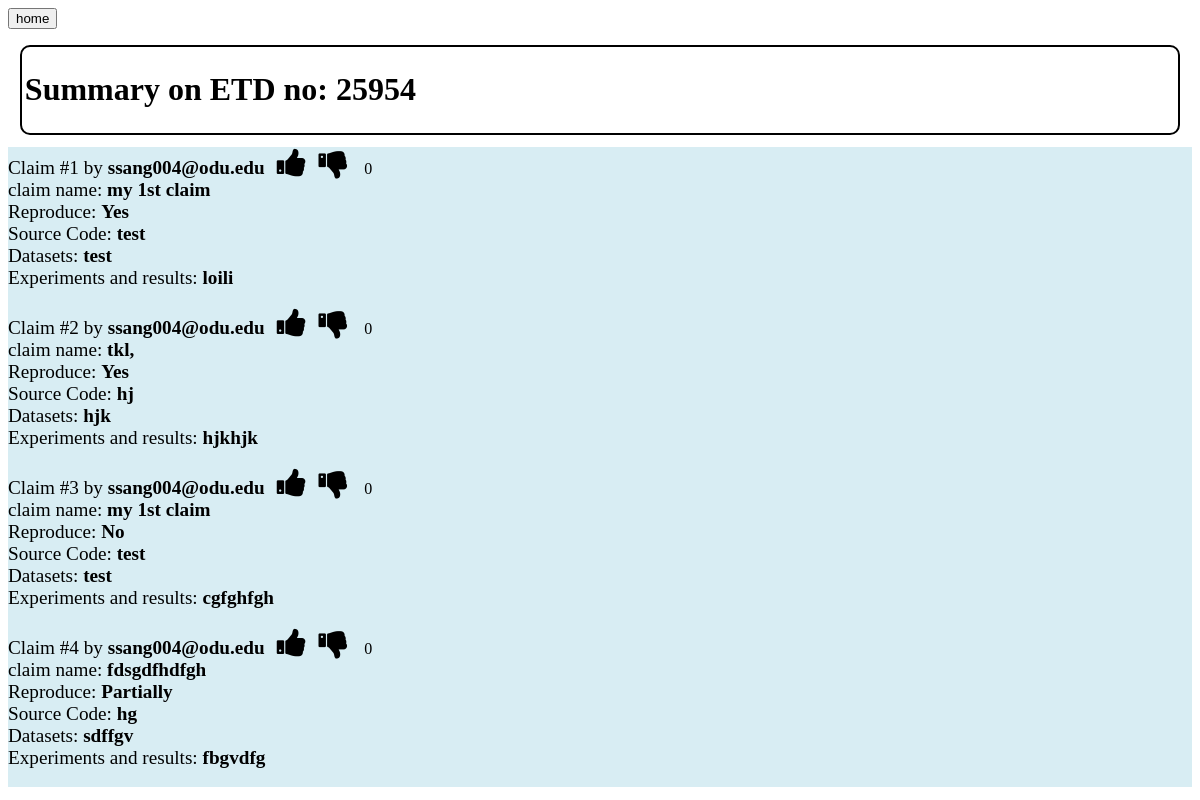
The page /summary.php?handleId=25954 on the database its author committed.
### tables this page shows
CREATE TABLE `claims` (
  `user_email` longtext NOT NULL,
  `claim_name` longtext NOT NULL,
  `reproduce` longtext NOT NULL,
  `sourcecode` longtext NOT NULL,
  `datasets` longtext NOT NULL,
  `expresults` text NOT NULL,
  `timestamp` timestamp NOT NULL DEFAULT current_timestamp(),
  `handleId` bigint(8) NOT NULL,
  `claim_number` bigint(255) NOT NULL
);

### summary.php (the view, shortened to what this page needs)
<html>
<head>
<link rel="stylesheet" href="https://cdnjs.cloudflare.com/ajax/libs/font-awesome/4.7.0/css/font-awesome.min.css">
</head>
<form action="home.php" style="left-margin: 90%;"><input type="submit" value="home"></form>
<div style='border: 2px solid black; margin: 1%; border-radius: 10px; padding: 3px;'>
<?php
  global $dbc;
if(isset($_GET['handleId'])){
echo "<h1> Summary on ETD no: ". $_GET['handleId'];
}
else{
  echo "page not available";
}
 ?>
</div>
<?php
$email = $_SESSION['email'];
if(isset($_GET['handleId'])){
$handleId = $_GET['handleId'];
$select= "select * from claims where handleId='$handleId'";
$run_select = mysqli_query($dbc,$select);
$i=0;
echo "<div style=\" background-color:#d8edf3\">";
while($row = mysqli_fetch_array($run_select)){
  $i=$i+1;
  $select_like_dislike = "select * from like_dislike where user_email='$email' and handleId='$handleId' and claim_number='$i'";
  $run_select_like_dislike = mysqli_query($dbc,$select_like_dislike);
  $select_both_zeros = "select * from like_dislike where user_email='$email' and handleId='$handleId' and claim_number='$i' and like_claim=0 and dislike_claim=0";
  $result_both_zeros = mysqli_query($dbc,$select_both_zeros);
  echo "<div style=\"width:800px; marigin-left: 3%; \">";
    echo "<span style=\"font-size:120%;\"> Claim #".$i." by <b>".$row['user_email']."</b></span>";
    if(mysqli_num_rows($run_select_like_dislike)==0 or mysqli_num_rows($result_both_zeros)==1){
    echo "&nbsp; &nbsp;<i class=\"fa fa-thumbs-up fa-2x like-up\" id='$i' name='$handleId'></i>&nbsp; &nbsp;<i class=\"fa fa-thumbs-down fa-2x like-down\" id='$i' name='$handleId'></i> &nbsp; &nbsp;0<br>";
    }
    echo "<span style=\"font-size:120%;\"> claim name: <b>".$row['claim_name']."</b></span><br>";
    echo "<span style=\"font-size:120%;\"> Reproduce: <b>".$row['reproduce']."</b></span><br>";
    echo "<span style=\"font-size:120%;\"> Source Code: <b>".$row['sourcecode']."</b></span><br>";
    echo "<span style=\"font-size:120%;\"> Datasets: <b>".$row['datasets']."</b></span><br>";
    echo "<span style=\"font-size:120%;\"> Experiments and results: <b>".$row['expresults']."</b></span><br>";
echo "</div> <br>";
}
echo "</div>";
}
 ?>
</html>

### rows shown on the page
claims: user_email "ssang004@odu.edu", claim_name "my 1st claim", reproduce "Yes", sourcecode "test", datasets "test", expresults "loili"
claims: user_email "ssang004@odu.edu", claim_name "tkl,", reproduce "Yes", sourcecode "hj", datasets "hjk", expresults "hjkhjk"
claims: user_email "ssang004@odu.edu", claim_name "my 1st claim", reproduce "No", sourcecode "test", datasets "test", expresults "cgfghfgh"
claims: user_email "ssang004@odu.edu", claim_name "fdsgdfhdfgh", reproduce "Partially", sourcecode "hg", datasets "sdffgv", expresults "fbgvdfg"

### other values the page prints
$_GET['handleId'] "25954"
